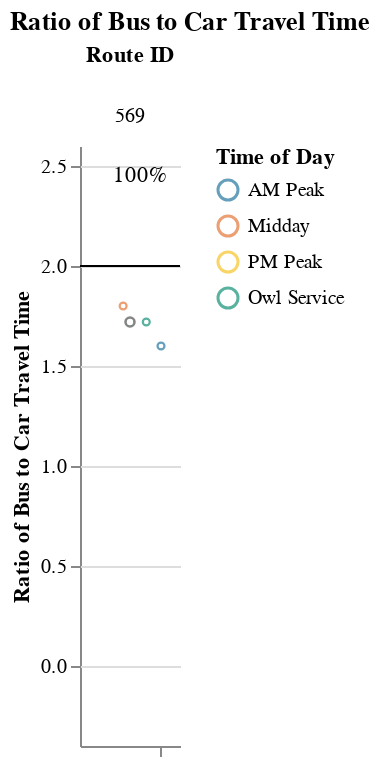
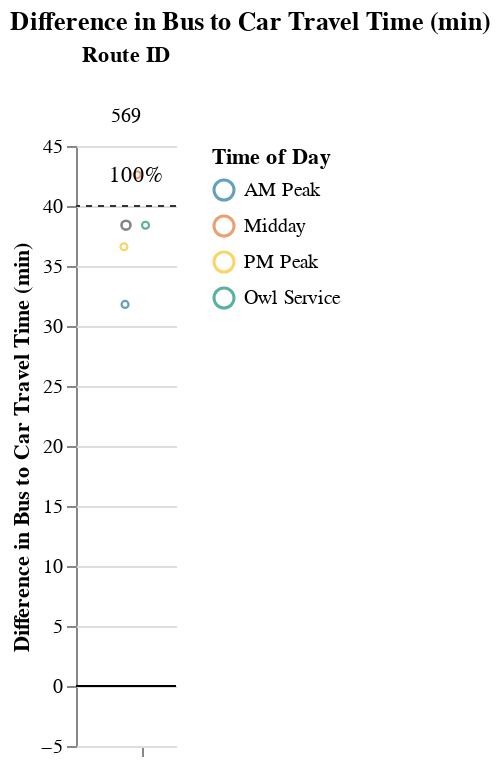

Here is the notebook cell these charts were saved with, in order:
### Markdown cell above
### Long Routes (> 1.5 hrs)

### Code cell
route_group = "long"
try:
    display_charts_for_route_group(df, route_group)
except:
    print("No routes meet this criteria.")

### Figure 1 — Vega-Lite specification as saved in the notebook (floating-point values rounded to 4 significant figures)
{"config": {"view": {"continuousWidth": 400, "continuousHeight": 300, "stroke": null}, "facet": {"spacing": 0}}, "data": {"name": "data-27cd8b42435cd401f2cbdf49f3ecd129"}, "facet": {"column": {"field": "route_id", "sort": ["569"], "title": "Route ID", "type": "nominal"}}, "spec": {"layer": [{"mark": "rule", "encoding": {"color": {"value": "black"}, "y": {"field": "cutoff", "type": "quantitative"}}, "selection": {"selector005": {"type": "interval", "bind": "scales", "encodings": ["x", "y"]}}}, {"mark": {"type": "point", "opacity": 0.65, "size": 12, "strokeWidth": 1.1}, "encoding": {"color": {"field": "time_of_day", "scale": {"range": ["#136C97", "#E16B26", "#F6BF16", "#00896B", "#7790A3", "#5B559C"]}, "sort": ["AM Peak", "Midday", "PM Peak", "Owl Service"], "title": "Time of Day", "type": "nominal"}, "tooltip": [{"field": "route_id", "type": "nominal"}, {"field": "trip_id", "type": "nominal"}, {"field": "service_hours", "type": "quantitative"}, {"field": "car_duration_hours", "type": "quantitative"}, {"field": "bus_multiplier", "type": "quantitative"}, {"field": "bus_difference", "type": "quantitative"}, {"field": "num_trips", "type": "quantitative"}, {"field": "num_competitive", "type": "quantitative"}, {"field": "pct_trips_competitive", "type": "quantitative"}, {"field": "p25", "type": "quantitative"}, {"field": "p50", "type": "quantitative"}, {"field": "p75", "type": "quantitative"}], "x": {"axis": {"grid": false, "labels": false, "ticks": true, "values": [0]}, "field": "jitter", "scale": {}, "title": null, "type": "quantitative"}, "y": {"field": "bus_multiplier", "scale": {"domain": [-0.25, 2.5]}, "title": "Ratio of Bus to Car Travel Time", "type": "quantitative"}}, "transform": [{"calculate": "sqrt(-2*log(random()))*cos(2*PI*random())", "as": "jitter"}], "width": 50}, {"layer": [{"mark": {"type": "point", "opacity": 0.6, "size": 20, "strokeWidth": 1.3}, "encoding": {"color": {"value": "#323434"}, "y": {"field": "bus_multiplier", "type": "quantitative"}}, "transform": [{"filter": "(datum.p50_trip === 1)"}]}, {"mark": {"type": "text", "align": "center", "baseline": "middle"}, "encoding": {"color": {"value": "black"}, "text": {"field": "pct_trips_competitive", "format": ".0%", "type": "quantitative"}, "tooltip": [{"field": "route_id", "type": "nominal"}, {"field": "trip_id", "type": "nominal"}, {"field": "service_hours", "type": "quantitative"}, {"field": "car_duration_hours", "type": "quantitative"}, {"field": "bus_multiplier", "type": "quantitative"}, {"field": "bus_difference", "type": "quantitative"}, {"field": "num_trips", "type": "quantitative"}, {"field": "num_competitive", "type": "quantitative"}, {"field": "pct_trips_competitive", "type": "quantitative"}, {"field": "p25", "type": "quantitative"}, {"field": "p50", "type": "quantitative"}, {"field": "p75", "type": "quantitative"}], "x": {"value": 30}, "y": {"value": 15}}, "transform": [{"calculate": "sqrt(-2*log(random()))*cos(2*PI*random())", "as": "jitter"}, {"filter": "(datum.fastest_trip === 1)"}]}]}]}, "resolve": {"scale": {"y": "shared"}}, "title": "Ratio of Bus to Car Travel Time", "$schema": "https://vega.github.io/schema/vega-lite/v4.17.0.json", "datasets": {"data-27cd8b42435cd401f2cbdf49f3ecd129": [{"calitp_itp_id": 11, "trip_key": 593832735237289932, "trip_id": "t_1529_b_414_tn_0", "shape_id": "p_867", "route_id": "569", "service_hours": 1.42, "trip_first_departure_ts": 27120, "trip_last_arrival_ts": 32220, "departure_hour": 7, "time_of_day": "AM Peak", "p25": 1.48, "p50": 1.515, "p75": 1.548, "p50_trip": 0, "fastest_trip": 1, "car_duration_hours": 0.89, "competitive_route": 1, "bus_multiplier": 1.6, "bus_difference": 31.8, "num_trips": 4, "num_competitive": 4, "pct_trips_competitive": 1.0, "bus_difference_spread": 10.8, "route_group": "long", "max_trip_hrs": 1.6, "max_trip_route_group": 1.93, "name": "Amador Regional Transit System", "caltrans_district": "10 - Stockton", "drmt_organization_name": "['recGiMlqrcpPxScAH']", "cutoff2": 40, "cutoff": 2}, {"calitp_itp_id": 11, "trip_key": 2849629540374377473, "trip_id": "t_1530_b_414_tn_0", "shape_id": "p_867", "route_id": "569", "service_hours": 1.5, "trip_first_departure_ts": 61560, "trip_last_arrival_ts": 66960, "departure_hour": 17, "time_of_day": "PM Peak", "p25": 1.48, "p50": 1.515, "p75": 1.548, "p50_trip": 0, "fastest_trip": 0, "car_duration_hours": 0.89, "competitive_route": 1, "bus_multiplier": 1.69, "bus_difference": 36.6, "num_trips": 4, "num_competitive": 4, "pct_trips_competitive": 1.0, "bus_difference_spread": 10.8, "route_group": "long", "max_trip_hrs": 1.6, "max_trip_route_group": 1.93, "name": "Amador Regional Transit System", "caltrans_district": "10 - Stockton", "drmt_organization_name": "['recGiMlqrcpPxScAH']", "cutoff2": 40, "cutoff": 2}, {"calitp_itp_id": 11, "trip_key": -6324348899433350338, "trip_id": "t_1528_b_414_tn_0", "shape_id": "p_859", "route_id": "569", "service_hours": 1.53, "trip_first_departure_ts": 21600, "trip_last_arrival_ts": 27120, "departure_hour": 6, "time_of_day": "Owl Service", "p25": 1.48, "p50": 1.515, "p75": 1.548, "p50_trip": 1, "fastest_trip": 0, "car_duration_hours": 0.89, "competitive_route": 1, "bus_multiplier": 1.72, "bus_difference": 38.4, "num_trips": 4, "num_competitive": 4, "pct_trips_competitive": 1.0, "bus_difference_spread": 10.8, "route_group": "long", "max_trip_hrs": 1.6, "max_trip_route_group": 1.93, "name": "Amador Regional Transit System", "caltrans_district": "10 - Stockton", "drmt_organization_name": "['recGiMlqrcpPxScAH']", "cutoff2": 40, "cutoff": 2}, {"calitp_itp_id": 11, "trip_key": -7066308270664786304, "trip_id": "t_1542_b_414_tn_0", "shape_id": "p_859", "route_id": "569", "service_hours": 1.6, "trip_first_departure_ts": 55800, "trip_last_arrival_ts": 61560, "departure_hour": 15, "time_of_day": "Midday", "p25": 1.48, "p50": 1.515, "p75": 1.548, "p50_trip": 0, "fastest_trip": 0, "car_duration_hours": 0.89, "competitive_route": 1, "bus_multiplier": 1.8, "bus_difference": 42.6, "num_trips": 4, "num_competitive": 4, "pct_trips_competitive": 1.0, "bus_difference_spread": 10.8, "route_group": "long", "max_trip_hrs": 1.6, "max_trip_route_group": 1.93, "name": "Amador Regional Transit System", "caltrans_district": "10 - Stockton", "drmt_organization_name": "['recGiMlqrcpPxScAH']", "cutoff2": 40, "cutoff": 2}]}}

### Figure 2 — Vega-Lite specification as saved in the notebook (floating-point values rounded to 4 significant figures)
{"config": {"view": {"continuousWidth": 400, "continuousHeight": 300, "stroke": null}, "facet": {"spacing": 0}}, "data": {"name": "data-405a84b8b856afbc3fc548a190331dbd"}, "facet": {"column": {"field": "route_id", "sort": ["569"], "title": "Route ID", "type": "nominal"}}, "spec": {"layer": [{"mark": "rule", "encoding": {"color": {"value": "black"}, "y": {"field": "cutoff", "type": "quantitative"}}, "selection": {"selector006": {"type": "interval", "bind": "scales", "encodings": ["x", "y"]}}}, {"mark": {"type": "rule", "strokeDash": [3, 3]}, "encoding": {"color": {"value": "#323434"}, "y": {"field": "cutoff2", "type": "quantitative"}}}, {"mark": {"type": "point", "opacity": 0.65, "size": 12, "strokeWidth": 1.1}, "encoding": {"color": {"field": "time_of_day", "scale": {"range": ["#136C97", "#E16B26", "#F6BF16", "#00896B", "#7790A3", "#5B559C"]}, "sort": ["AM Peak", "Midday", "PM Peak", "Owl Service"], "title": "Time of Day", "type": "nominal"}, "tooltip": [{"field": "route_id", "type": "nominal"}, {"field": "trip_id", "type": "nominal"}, {"field": "service_hours", "type": "quantitative"}, {"field": "car_duration_hours", "type": "quantitative"}, {"field": "bus_multiplier", "type": "quantitative"}, {"field": "bus_difference", "type": "quantitative"}, {"field": "num_trips", "type": "quantitative"}, {"field": "num_competitive", "type": "quantitative"}, {"field": "pct_trips_competitive", "type": "quantitative"}, {"field": "p25", "type": "quantitative"}, {"field": "p50", "type": "quantitative"}, {"field": "p75", "type": "quantitative"}], "x": {"axis": {"grid": false, "labels": false, "ticks": true, "values": [0]}, "field": "jitter", "scale": {}, "title": null, "type": "quantitative"}, "y": {"field": "bus_difference", "scale": {"domain": [-5, 45.0]}, "title": "Difference in Bus to Car Travel Time (min)", "type": "quantitative"}}, "transform": [{"calculate": "sqrt(-2*log(random()))*cos(2*PI*random())", "as": "jitter"}], "width": 50}, {"layer": [{"mark": {"type": "point", "opacity": 0.6, "size": 20, "strokeWidth": 1.3}, "encoding": {"color": {"value": "#323434"}, "y": {"field": "bus_difference", "type": "quantitative"}}, "transform": [{"filter": "(datum.p50_trip === 1)"}]}, {"mark": {"type": "text", "align": "center", "baseline": "middle"}, "encoding": {"color": {"value": "black"}, "text": {"field": "pct_trips_competitive", "format": ".0%", "type": "quantitative"}, "tooltip": [{"field": "route_id", "type": "nominal"}, {"field": "trip_id", "type": "nominal"}, {"field": "service_hours", "type": "quantitative"}, {"field": "car_duration_hours", "type": "quantitative"}, {"field": "bus_multiplier", "type": "quantitative"}, {"field": "bus_difference", "type": "quantitative"}, {"field": "num_trips", "type": "quantitative"}, {"field": "num_competitive", "type": "quantitative"}, {"field": "pct_trips_competitive", "type": "quantitative"}, {"field": "p25", "type": "quantitative"}, {"field": "p50", "type": "quantitative"}, {"field": "p75", "type": "quantitative"}], "x": {"value": 30}, "y": {"value": 15}}, "transform": [{"calculate": "sqrt(-2*log(random()))*cos(2*PI*random())", "as": "jitter"}, {"filter": "(datum.fastest_trip === 1)"}]}]}]}, "resolve": {"scale": {"y": "shared"}}, "title": "Difference in Bus to Car Travel Time (min)", "$schema": "https://vega.github.io/schema/vega-lite/v4.17.0.json", "datasets": {"data-405a84b8b856afbc3fc548a190331dbd": [{"calitp_itp_id": 11, "trip_key": 593832735237289932, "trip_id": "t_1529_b_414_tn_0", "shape_id": "p_867", "route_id": "569", "service_hours": 1.42, "trip_first_departure_ts": 27120, "trip_last_arrival_ts": 32220, "departure_hour": 7, "time_of_day": "AM Peak", "p25": 1.48, "p50": 1.515, "p75": 1.548, "p50_trip": 0, "fastest_trip": 1, "car_duration_hours": 0.89, "competitive_route": 1, "bus_multiplier": 1.6, "bus_difference": 31.8, "num_trips": 4, "num_competitive": 4, "pct_trips_competitive": 1.0, "bus_difference_spread": 10.8, "route_group": "long", "max_trip_hrs": 1.6, "max_trip_route_group": 1.93, "name": "Amador Regional Transit System", "caltrans_district": "10 - Stockton", "drmt_organization_name": "['recGiMlqrcpPxScAH']", "cutoff2": 40, "cutoff": 0}, {"calitp_itp_id": 11, "trip_key": 2849629540374377473, "trip_id": "t_1530_b_414_tn_0", "shape_id": "p_867", "route_id": "569", "service_hours": 1.5, "trip_first_departure_ts": 61560, "trip_last_arrival_ts": 66960, "departure_hour": 17, "time_of_day": "PM Peak", "p25": 1.48, "p50": 1.515, "p75": 1.548, "p50_trip": 0, "fastest_trip": 0, "car_duration_hours": 0.89, "competitive_route": 1, "bus_multiplier": 1.69, "bus_difference": 36.6, "num_trips": 4, "num_competitive": 4, "pct_trips_competitive": 1.0, "bus_difference_spread": 10.8, "route_group": "long", "max_trip_hrs": 1.6, "max_trip_route_group": 1.93, "name": "Amador Regional Transit System", "caltrans_district": "10 - Stockton", "drmt_organization_name": "['recGiMlqrcpPxScAH']", "cutoff2": 40, "cutoff": 0}, {"calitp_itp_id": 11, "trip_key": -6324348899433350338, "trip_id": "t_1528_b_414_tn_0", "shape_id": "p_859", "route_id": "569", "service_hours": 1.53, "trip_first_departure_ts": 21600, "trip_last_arrival_ts": 27120, "departure_hour": 6, "time_of_day": "Owl Service", "p25": 1.48, "p50": 1.515, "p75": 1.548, "p50_trip": 1, "fastest_trip": 0, "car_duration_hours": 0.89, "competitive_route": 1, "bus_multiplier": 1.72, "bus_difference": 38.4, "num_trips": 4, "num_competitive": 4, "pct_trips_competitive": 1.0, "bus_difference_spread": 10.8, "route_group": "long", "max_trip_hrs": 1.6, "max_trip_route_group": 1.93, "name": "Amador Regional Transit System", "caltrans_district": "10 - Stockton", "drmt_organization_name": "['recGiMlqrcpPxScAH']", "cutoff2": 40, "cutoff": 0}, {"calitp_itp_id": 11, "trip_key": -7066308270664786304, "trip_id": "t_1542_b_414_tn_0", "shape_id": "p_859", "route_id": "569", "service_hours": 1.6, "trip_first_departure_ts": 55800, "trip_last_arrival_ts": 61560, "departure_hour": 15, "time_of_day": "Midday", "p25": 1.48, "p50": 1.515, "p75": 1.548, "p50_trip": 0, "fastest_trip": 0, "car_duration_hours": 0.89, "competitive_route": 1, "bus_multiplier": 1.8, "bus_difference": 42.6, "num_trips": 4, "num_competitive": 4, "pct_trips_competitive": 1.0, "bus_difference_spread": 10.8, "route_group": "long", "max_trip_hrs": 1.6, "max_trip_route_group": 1.93, "name": "Amador Regional Transit System", "caltrans_district": "10 - Stockton", "drmt_organization_name": "['recGiMlqrcpPxScAH']", "cutoff2": 40, "cutoff": 0}]}}
